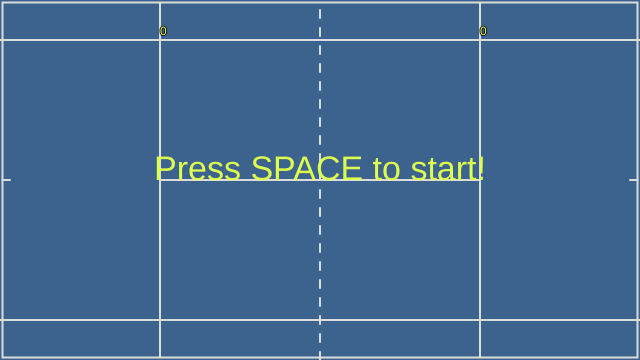
Frame 1 (no input)
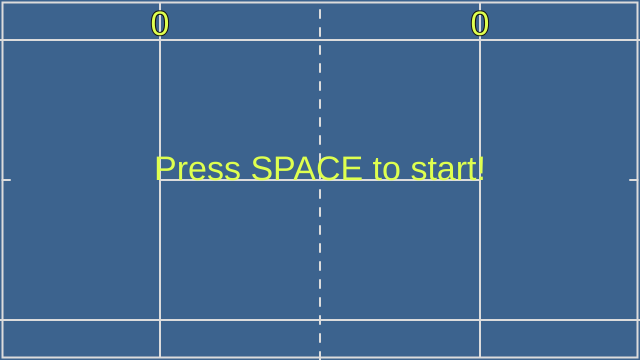
Frame 60 (no input)
Frame 120 (the mouse pressed at the canvas centre since frame 60): identical to frame 60, image omitted

The p5.js sketch that drew these frames (run headless with seeded random() and noise() and a simulated clock; from frame 60 on, the mouse is pressed at the canvas centre):

// p5.js sketch
// ── sketch.js
/* ----------------- Globals ----------------- */
let leftPaddle, rightPaddle, ball, winner;
let p1Score = 0;
let p2Score = 0;
let gameStart = false;  
let gameWin = false; 


/* ----------------- Setup & Draw ----------------- */
function setup() {
  createCanvas(640, 360);
  noStroke();
  
  // paddles: x, y, w, h
  leftPaddle  = new Paddle(30, height/2 - 30, 10, 60);
  rightPaddle = new Paddle(width - 40, height/2 - 30, 10, 60);
  
  // ball starts center
  ball = new Ball(width/2, height/2, 8); 
}

function draw() {
  background('#3C638E'); //bg color
  
  //Start text
  if (!gameStart) {
      drawCourt();
      fill('#dfff4f');
      textAlign(CENTER);
      textSize(34)
      text('Press SPACE to start!', width/2, height/2);
      return; 
      }
  
  //Win text
  if (gameWin) {
    drawCourt();
    fill('#dfff4f');
    text(winner + ' wins! \n Press SPACE for a rematch!', width/2, height/2);
    return;
  }
  
  handleInput();
  
  // 2) update world
  leftPaddle.update();
  rightPaddle.update();
  ball.update();
  
  // 3) handle collisions
  ball.checkWallBounce();                // top & bottom
  ball.checkPaddleBounce(leftPaddle);
  ball.checkPaddleBounce(rightPaddle);
  
  // 4) draw everything
  drawCourt();
  leftPaddle.show();
  rightPaddle.show();
  ball.show();
}

/* ----------------- Input ----------------- */
function keyPressed() {
  if(key == ' ' && !gameStart) {
     gameStart = true;
     }
  //Win & restart
  if (gameWin && key == ' ') {
    p1Score = 0;  
    p2Score = 0;
    gameWin = false; 
    gameStart = false; 
    ball.pos.set(width/2, height/2);
    ball.vel.set(0, 0);
  }
}

function handleInput() {
  // - Set paddle.vy to positive (down) or negative (up) values
  // Read up on keyIsDown() in the p5js Reference
  if (keyIsDown(87)) { leftPaddle.vy = -leftPaddle.speed; }  
  if (keyIsDown(83)) { leftPaddle.vy = leftPaddle.speed; }   
  if (keyIsDown(UP_ARROW)) { rightPaddle.vy = -rightPaddle.speed; }
  if (keyIsDown(DOWN_ARROW)) { rightPaddle.vy = rightPaddle.speed; }
}

function keyReleased() { //maybe delete this so the paddle continues moving after the keys are released?
  leftPaddle.vy  = 0;
  rightPaddle.vy = 0;
}

function checkWin() {
  if (p1Score >= 4) {
        winner = 'Player 1';
        gameWin = true;
        ball.vel.set(0, 0);
    } else if (p2Score >= 4) {
        winner = 'Player 2';
        gameWin = true;
        ball.vel.set(0, 0);
  }
}

/* ----------------- Classes ----------------- */
class Paddle {
  constructor(x, y, w, h) {
    this.pos = createVector(x, y);
    this.w = w;
    this.h = h;
    this.vy = 0;     // current velocity
    this.speed = 7;  // how fast the paddle moves, INCREASED SPEED
  }
  
  update() {
    // basic vertical movement; constrained to canvas
    this.pos.y += this.vy;
    this.pos.y = constrain(this.pos.y, 0, height - this.h);
  }
  
  show() {
    fill(220); //paddle color
    rect(this.pos.x, this.pos.y, this.w, this.h, 2);
  }
}

class Ball {
  constructor(x, y, r) {
    this.pos = createVector(x, y);
    this.r = r;
    
    this.speedMultiplier = 1.0;
    this.speedIncrease = 0.1;
    
    // separate speed components (easier for students to adjust)
    this.xSpeed = 3.5;  // horizontal speed (try 2-5)
    this.ySpeed = 2.0;  // vertical speed (try 1-4)
    
    this.vel = createVector(0, 0); // actual velocity vector
    
    // TODO (students): uncomment to start ball moving immediately
    this.vel.x = random([-1, 1]) * this.xSpeed;
    this.vel.y = random([-1, 1]) * this.ySpeed;
  }
  
  update() {
    this.pos.add(this.vel);
  }
  
  checkWallBounce() {
    // bounce off top/bottom walls
    if (this.pos.y - this.r <= 0 || this.pos.y + this.r >= height) {
      this.vel.y *= -1;
      this.pos.y = constrain(this.pos.y, this.r, height - this.r);
    }
    
    // Detect when ball passes left or right edge
    //Scoring
    if (this.pos.x + this.r < 0) { 
      p2Score++; 
      checkWin();
      if (!gameWin) this.reset();
      console.log("Player 2 scores");
    }
    if (this.pos.x - this.r > width) { 
      p1Score++;  
      checkWin();
      if (!gameWin) this.reset();
      console.log("Player 1 scores");
    }
  }
  
  checkPaddleBounce(paddle) {
    // Box collision detection (simple & forgiving)
    const withinY = this.pos.y > paddle.pos.y && this.pos.y < paddle.pos.y + paddle.h;
    const withinX = this.pos.x + this.r > paddle.pos.x && this.pos.x - this.r < paddle.pos.x + paddle.w;
    
    if (withinX && withinY) {
      // push ball out so it doesn't get stuck
      if (this.vel.x < 0) {
        this.pos.x = paddle.pos.x + paddle.w + this.r;
      } else {
        this.pos.x = paddle.pos.x - this.r;
      }
      this.vel.x *= -1; // reflect horizontally
      this.speedMultiplier = this.speedMultiplier + this.speedIncrease;
      this.vel.x = this.vel.x * this.speedMultiplier;  
      this.vel.y = this.vel.y * this.speedMultiplier; 
      
      this.vel.y += (this.pos.y - paddle.pos.y - paddle.h/2) * 0.1;
      
      // TODO (students): add some angle variation based on where ball hits paddle DONE
    }
  }
  
  show() {
    fill('#dfff4f'); //ball color
    circle(this.pos.x, this.pos.y, this.r * 2);
  }
  
  reset() {
    // return ball to center and give it a random direction
    this.pos.set(width/2, height/2);
    
    this.speedMultiplier = 1.0;
    
      const xDir = random([-1, 1]); // randomly left or right
      const yDir = random([-1, 1]); // randomly up or down
      this.vel.set(xDir * this.xSpeed, yDir * this.ySpeed);
  }
}

/* ----------------- UI helpers ----------------- */
function drawCourt() {
  // center line (dashed)
  stroke(220); //court line color
  strokeWeight(2);
  noFill();
  for (let y = 10; y < height; y += 18) {
    line(width/2, y, width/2, y + 8);
  }
  rect(2.5, 2.5, 635, 355); //doubles sideline
  line(0, 40, 640, 40); //top singles sideline
  line(0, 320, 640, 320); //bottom singles sideline
  line(160, 3, 160, 357); //service left
  line(480, 3, 480, 357); //service right
  line(160, 180, 480, 180); //centre service line
  line(2.5, 180, 10, 180); //left centre mark
  line(630, 180, 637.5, 180); //right centre mark
  
  stroke(20);
  fill('#dfff4f');
  text(p1Score, 160, 35);
  text(p2Score, 480, 35);
  
  noStroke();
}
